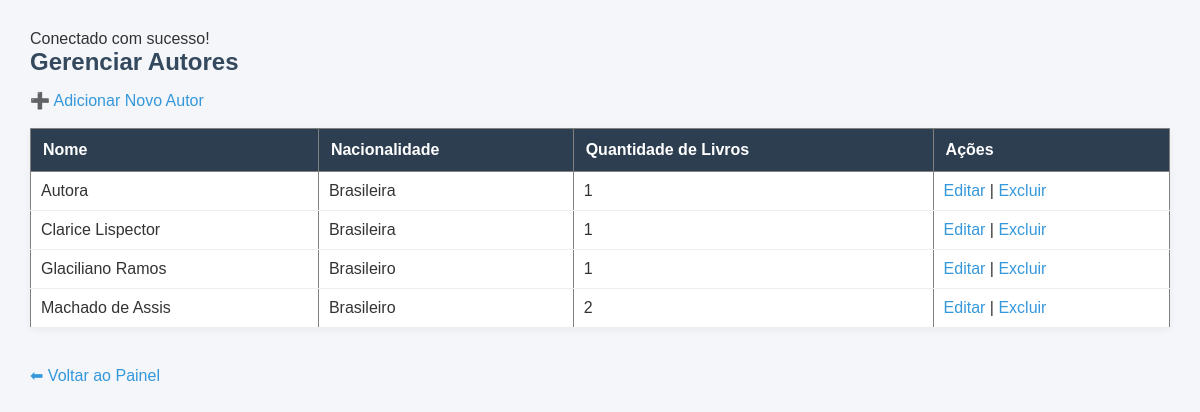
Screenshot of /site-backend/autores/index.php with the database file from the repository.
### tables this page shows
CREATE TABLE `autores` (
  `ID` int(10) unsigned NOT NULL AUTO_INCREMENT,
  `nome` varchar(100) NOT NULL,
  `nacionalidade` varchar(50) NOT NULL,
  PRIMARY KEY (`ID`)
);

### site-backend/autores/index.php (the view)
<?php
include('../connection.php');
include('../header.php');
?>
<body>
<h2>Gerenciar Autores</h2>
<a href="add.php">➕ Adicionar Novo Autor</a>
<br><br>
<table border="1">
<tr>
    <th>Nome</th>
    <th>Nacionalidade</th>
    <th>Quantidade de Livros</th>
    <th>Ações</th>
</tr>
<?php
$query = "SELECT autores.id,
                 autores.nome,
                 autores.nacionalidade,
                 COUNT(livros.id) AS total_livros
          FROM autores
          LEFT JOIN livros ON livros.autor_id = autores.id
          GROUP BY autores.id
          ORDER BY autores.nome";
$result = mysqli_query($db, $query) or die(mysqli_error($db));
while($row = mysqli_fetch_assoc($result)) {
    echo "<tr>";
    echo "<td>".$row['nome']."</td>";
    echo "<td>".$row['nacionalidade']."</td>";
    echo "<td>".$row['total_livros']."</td>";
    echo "<td>
            <a href='edit.php?id=".$row['id']."'>Editar</a> |
            <a href='remove.php?id=".$row['id']."'
               onclick=\"return confirm('Tem certeza que deseja excluir?')\">
               Excluir
            </a>
          </td>";
    echo "</tr>";
}
?>
</table>
<br>
<a href="../index.php">⬅ Voltar ao Painel</a>
</body>
</html>

### site-backend/main.css (style rules this page uses)
* { margin: 0; padding: 0; box-sizing: border-box; }
body { font-family: Arial, Helvetica, sans-serif; background-color: #f4f6f9; color: #333; padding: 30px; }
h2 { margin-bottom: 15px; color: #34495e; }
a { text-decoration: none; color: #3498db; font-weight: 500; }
table { width: 100%; border-collapse: collapse; background-color: white; margin-bottom: 20px; box-shadow: 0 2px 8px rgba(0,0,0,0.05); }
table th { background-color: #2c3e50; color: white; padding: 12px; text-align: left; }
table td { padding: 10px; border-bottom: 1px solid #eee; }

### rows the page displays
autores: nome "Autora", nacionalidade "Brasileira", total_livros "1"
autores: nome "Clarice Lispector", nacionalidade "Brasileira", total_livros "1"
autores: nome "Glaciliano Ramos", nacionalidade "Brasileiro", total_livros "1"
autores: nome "Machado de Assis", nacionalidade "Brasileiro", total_livros "2"
